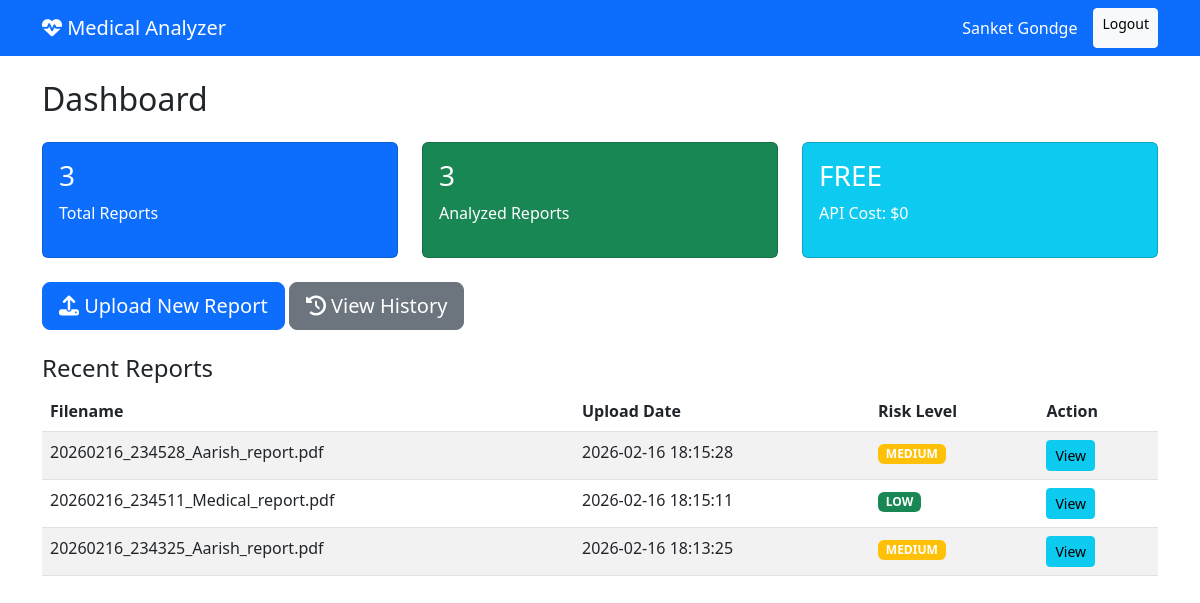
The page /dashboard (signed in) on the database as committed earlier.
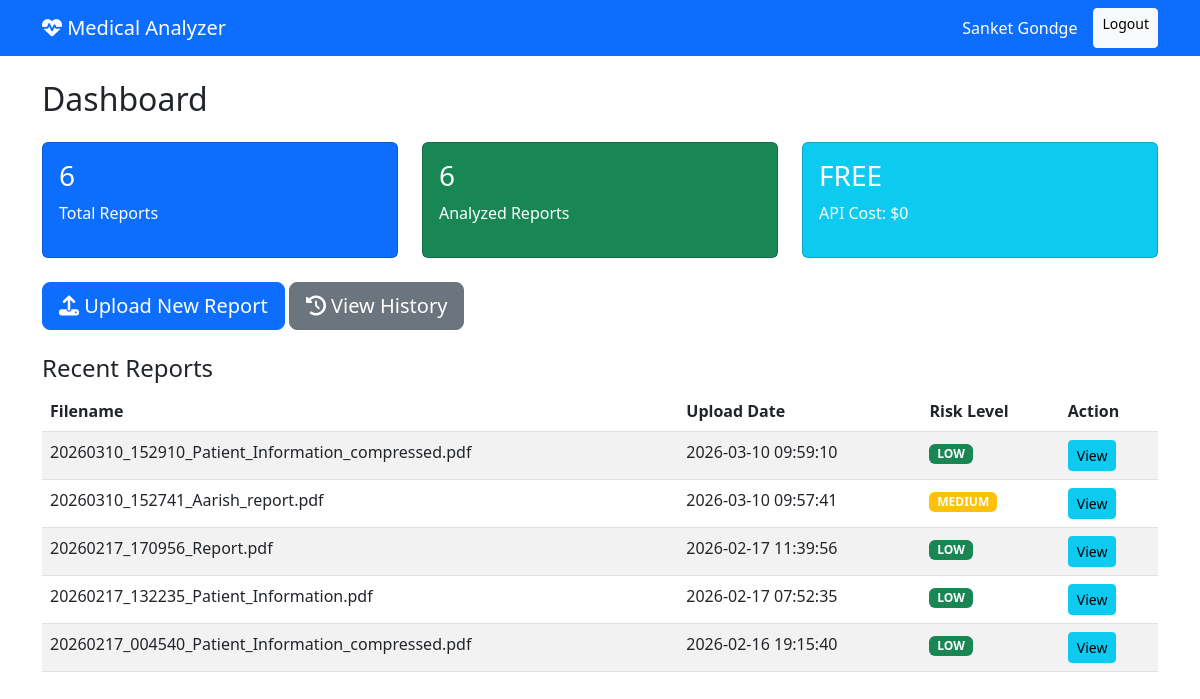
The same page on the database as committed later.
### tables this page shows
CREATE TABLE analysis_results (
        id INTEGER PRIMARY KEY AUTOINCREMENT, report_id INTEGER NOT NULL,
        extracted_text TEXT, medical_values TEXT, abnormal_findings TEXT,
        risk_level TEXT, suggestions TEXT,
        analysis_date TIMESTAMP DEFAULT CURRENT_TIMESTAMP,
        FOREIGN KEY (report_id) REFERENCES reports (id));

CREATE TABLE reports (
        id INTEGER PRIMARY KEY AUTOINCREMENT, user_id INTEGER NOT NULL,
        filename TEXT NOT NULL, filepath TEXT NOT NULL, file_type TEXT NOT NULL,
        upload_date TIMESTAMP DEFAULT CURRENT_TIMESTAMP, analyzed BOOLEAN DEFAULT 0,
        FOREIGN KEY (user_id) REFERENCES users (id));

### app.py (the view)
@app.route('/dashboard')
@login_required
def dashboard():
    conn = get_db_connection()
    total = conn.execute('SELECT COUNT(*) as c FROM reports WHERE user_id = ?',
                        (session['user_id'],)).fetchone()['c']
    analyzed = conn.execute('SELECT COUNT(*) as c FROM reports WHERE user_id = ? AND analyzed = 1',
                           (session['user_id'],)).fetchone()['c']
    recent = conn.execute('''SELECT r.*, a.risk_level FROM reports r
                            LEFT JOIN analysis_results a ON r.id = a.report_id
                            WHERE r.user_id = ? ORDER BY r.upload_date DESC LIMIT 5''',
                         (session['user_id'],)).fetchall()
    conn.close()
    return render_template('dashboard.html', total_reports=total,
                         analyzed_reports=analyzed, recent_reports=recent)

### app.py (called while the page is built)
def get_db_connection():
    conn = sqlite3.connect(DATABASE)
    conn.row_factory = sqlite3.Row
    return conn

def login_required(f):
    @wraps(f)
    def decorated_function(*args, **kwargs):
        if 'user_id' not in session:
            flash('Please login', 'warning')
            return redirect(url_for('login'))
        return f(*args, **kwargs)
    return decorated_function

### templates/dashboard.html (shortened to what this page needs)
<!DOCTYPE html>
<html>
<head>
    <link href="https://cdn.jsdelivr.net/npm/bootstrap@5.3.0/dist/css/bootstrap.min.css" rel="stylesheet">
    <link rel="stylesheet" href="https://cdnjs.cloudflare.com/ajax/libs/font-awesome/6.4.0/css/all.min.css">
</head>
<body>
    <nav class="navbar navbar-expand-lg navbar-dark bg-primary">
        <div class="container">
            <a class="navbar-brand" href="#"><i class="fas fa-heartbeat"></i> Medical Analyzer</a>
            <div class="navbar-nav ms-auto">
                <span class="navbar-text text-white me-3">{{ session.user_name }}</span>
                <a href="{{ url_for('logout') }}" class="btn btn-light btn-sm">Logout</a>
            </div>
        </div>
    </nav>
    <div class="container mt-4">
        <h2>Dashboard</h2>
        <div class="row mt-4">
            <div class="col-md-4">
                <div class="card bg-primary text-white">
                    <div class="card-body">
                        <h3>{{ total_reports }}</h3>
                        <p>Total Reports</p>
                    </div>
                </div>
            </div>
            <div class="col-md-4">
                <div class="card bg-success text-white">
                    <div class="card-body">
                        <h3>{{ analyzed_reports }}</h3>
                        <p>Analyzed Reports</p>
                    </div>
                </div>
            </div>
            <div class="col-md-4">
                <div class="card bg-info text-white">
                    <div class="card-body">
                        <h3>FREE</h3>
                        <p>API Cost: $0</p>
                    </div>
                </div>
            </div>
        </div>
        <div class="row mt-4">
            <div class="col-md-12">
                <a href="{{ url_for('upload') }}" class="btn btn-primary btn-lg">
                    <i class="fas fa-upload"></i> Upload New Report
                </a>
                <a href="{{ url_for('history') }}" class="btn btn-secondary btn-lg">
                    <i class="fas fa-history"></i> View History
                </a>
            </div>
        </div>
        {% if recent_reports %}
        <div class="mt-4">
            <h4>Recent Reports</h4>
            <table class="table table-striped">
                <thead>
                    <tr>
                        <th>Filename</th>
                        <th>Upload Date</th>
                        <th>Risk Level</th>
                        <th>Action</th>
                    </tr>
                </thead>
                <tbody>
                    {% for report in recent_reports %}
                    <tr>
                        <td>{{ report.filename }}</td>
                        <td>{{ report.upload_date }}</td>
                        <td>
                            {% if report.risk_level %}
                                <span class="badge bg-{{ 'danger' if report.risk_level == 'HIGH' else 'warning' if report.risk_level == 'MEDIUM' else 'success' }}">
                                    {{ report.risk_level }}
                                </span>
                            {% else %}
                                <span class="badge bg-secondary">Not Analyzed</span>
                            {% endif %}
                        </td>
                        <td>
                            {% if report.analyzed %}
                                <a href="{{ url_for('view_analysis', report_id=report.id) }}" class="btn btn-sm btn-info">View</a>
                            {% else %}
                                <a href="{{ url_for('analyze_report', report_id=report.id) }}" class="btn btn-sm btn-primary">Analyze</a>
                            {% endif %}
                        </td>
                    </tr>
                    {% endfor %}
                </tbody>
            </table>
        </div>
        {% endif %}
    </div>
</body>
</html>

Rows that differ between the two databases and show on the page:
no longer on this page (row edited): analysis_results: filename "20260216_234325_Aarish_report.pdf", upload_date "2026-02-16 18:13:25", risk_level "MEDIUM"
added analysis_results: filename "20260310_152910_Patient_Information_compressed.pdf", upload_date "2026-03-10 09:59:10", risk_level "LOW"
added analysis_results: filename "20260310_152741_Aarish_report.pdf", upload_date "2026-03-10 09:57:41", risk_level "MEDIUM"
added analysis_results: filename "20260217_170956_Report.pdf", upload_date "2026-02-17 11:39:56", risk_level "LOW"
changed analysis_results: filename "20260216_234528_Aarish_report.pdf" → "20260217_132235_Patient_Information.pdf"; upload_date "2026-02-16 18:15:28" → "2026-02-17 07:52:35"; risk_level "MEDIUM" → "LOW"
changed analysis_results: filename "20260216_234511_Medical_report.pdf" → "20260217_004540_Patient_Information_compressed.pdf"; upload_date "2026-02-16 18:15:11" → "2026-02-16 19:15:40"
Other text that changed with them:
{{ total_reports }}: "3" → "6"
{{ analyzed_reports }}: "3" → "6"
